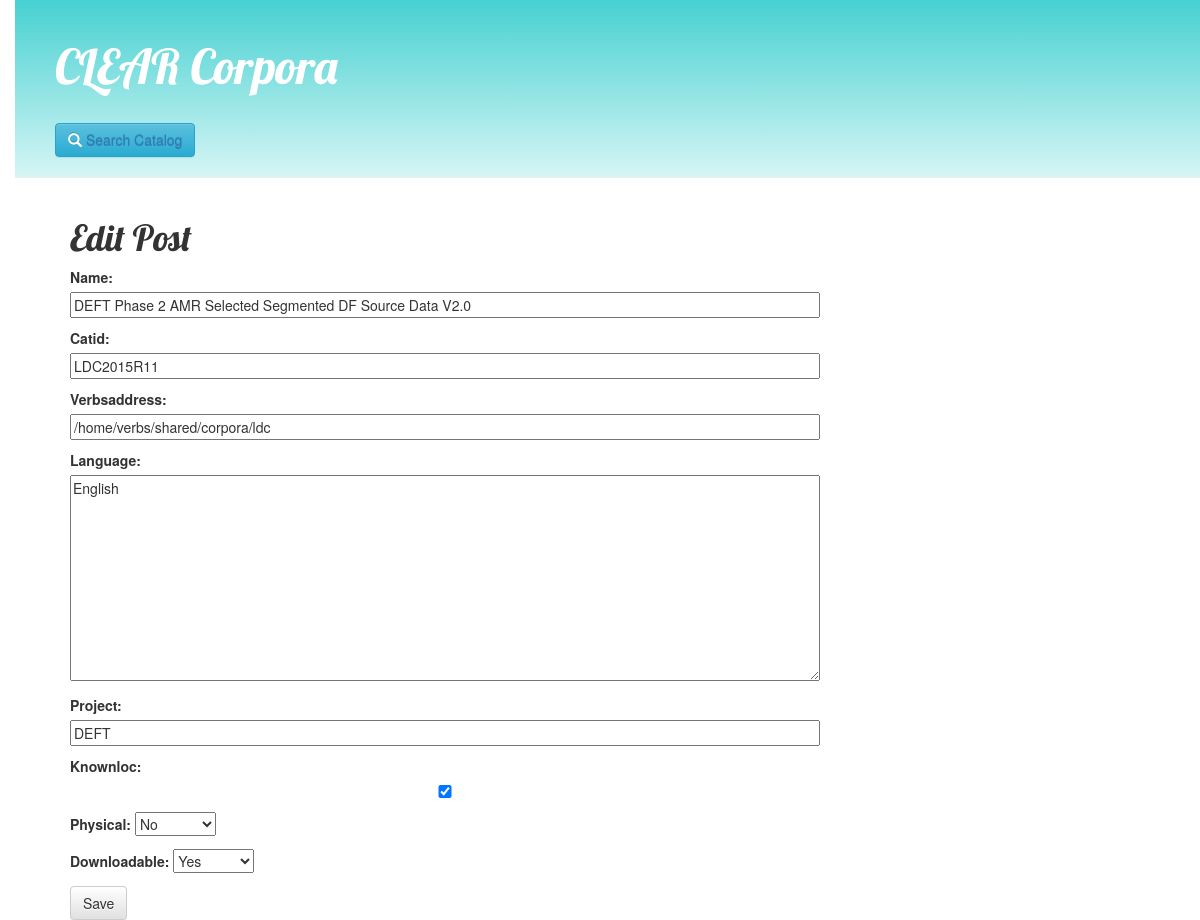
/post/1103/edit/, run on the app's committed database.
### corpusbank/models.py (models this page shows)
class Corpusobject(models.Model):
    catid = models.CharField(max_length=30)
    name = models.CharField(max_length=100)
    knownloc = models.BooleanField()
    physical = models.NullBooleanField()
    verbsaddress = models.CharField(max_length=200, blank=True)
    downloadable = models.NullBooleanField()
    project = models.CharField(max_length=50, blank=True)
    corpustype = models.CharField(max_length=50, blank=True)
    language = models.TextField(blank=True)

### corpusbank/views.py (the view)
# urls.py: url(r'^post/(?P<pk>\d+)/edit/$', views.post_edit, name='post_edit'),
def post_edit(request, pk):
    post = get_object_or_404(Corpusobject, pk=pk)
    if request.method == "POST":
        form = PostForm(request.POST, instance=post)
        if form.is_valid():
            post = form.save(commit=False)
            post.save()
            return redirect('post_detail', pk=post.pk)
    else:
        form = PostForm(instance=post)
    return render(request, 'corpusbank/post_edit.html', {'form': form})

### corpusbank/forms.py
class PostForm(forms.ModelForm):
    class Meta:
        model = Corpusobject
        fields = ('name', 'catid', 'verbsaddress', 'language', 'project', 'knownloc', 'physical', 'downloadable', 'project')

### corpusbank/templates/corpusbank/post_edit.html
{% extends 'corpusbank/base.html' %}
{% block content %}
    <h1>Edit Post</h1>
    <form method="POST" class="post-form">{% csrf_token %}
        {{ form.as_p }}
        <button type="submit" class="save btn btn-default">Save</button>
    </form>
{% endblock %}

### corpusbank/static/css/corpora.css (style rules this page uses)
h1, h2, h3, h4 { font-family: 'Lobster', cursive; }
.post-form textarea, .post-form input { width: 100%; }
body { padding-left: 15px; }

### data on the page
Corpusobject: name "DEFT Phase 2 AMR Selected Segmented DF Source Data V2.0", catid "LDC2015R11", verbsaddress "/home/verbs/shared/corpora/ldc", language "English", project "DEFT", knownloc "☑", physical "No", downloadable "Yes"
